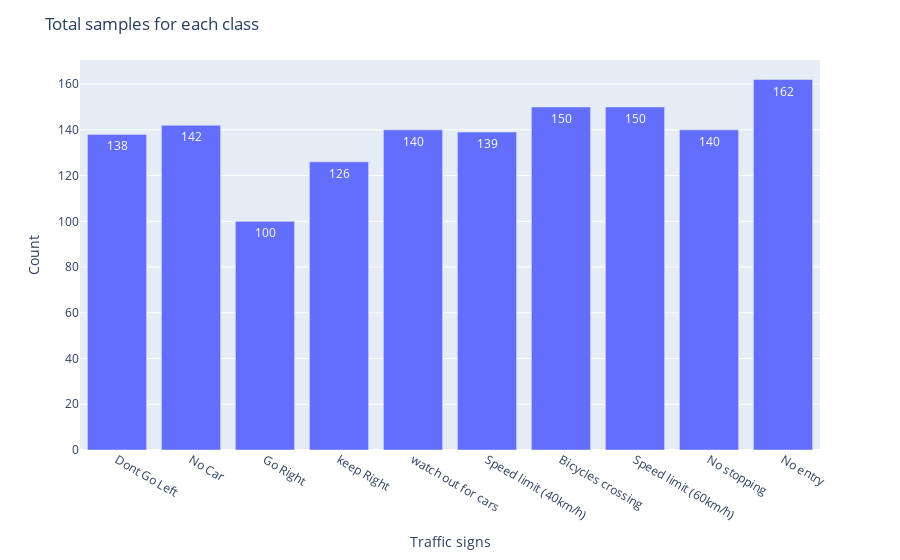

Write notebook code for a chart like this one.
### Code cell
# ploting total samples for each class
labels = pd.read_csv('./data/labels.csv')

class_names = []

class_id = le.inverse_transform(unique_classes)
for i in class_id:
    class_name = labels.loc[labels["ClassId"] == int(i), "Name"].iloc[0]
    class_names.append(class_name)
print(class_names)
images_count = [len(class_indices[key]) for key in class_indices.keys()]

fig = px.bar(x=class_names, y=images_count)

fig.update_layout(xaxis_title='Traffic signs', yaxis_title='Count', title="Total samples for each class", )
fig.update_traces(texttemplate='%{y}', textposition='inside')
# fig.write_image("./figs/classes_bar.png")
fig.show()

### Figure 1 — Plotly figure (JSON) as saved in the notebook; plotly's stock layout.template omitted (floating-point values rounded to 4 significant figures)
{"data": [{"alignmentgroup": "True", "hovertemplate": "x=%{x}<br>y=%{y}<extra></extra>", "legendgroup": "", "marker": {"color": "#636efa", "pattern": {"shape": ""}}, "name": "", "offsetgroup": "", "orientation": "v", "showlegend": false, "textposition": "inside", "texttemplate": "%{y}", "type": "bar", "x": ["Dont Go Left", "No Car", "Go Right", "keep Right", "watch out for cars", "Speed limit (40km/h)", "Bicycles crossing", "Speed limit (60km/h)", "No stopping", "No entry"], "xaxis": "x", "y": [138, 142, 100, 126, 140, 139, 150, 150, 140, 162], "yaxis": "y"}], "layout": {"barmode": "relative", "legend": {"tracegroupgap": 0}, "margin": {"t": 60}, "title": {"text": "Total samples for each class"}, "xaxis": {"anchor": "y", "domain": [0, 1], "title": {"text": "Traffic signs"}}, "yaxis": {"anchor": "x", "domain": [0, 1], "title": {"text": "Count"}}}}
